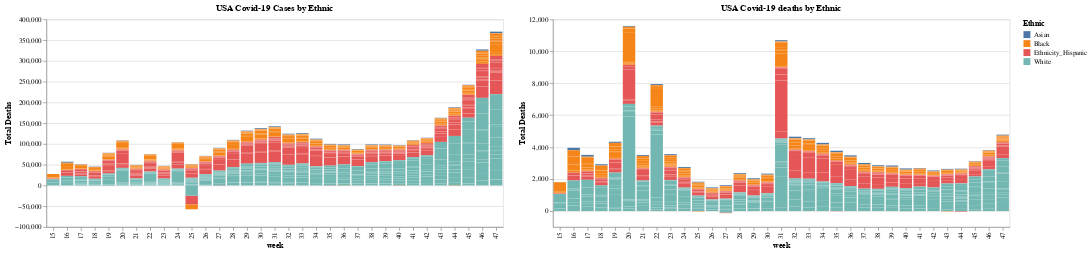

Write notebook code for a chart like this one.
### Code cell
brush=alt.selection(type='interval')



bar3 = alt.Chart(all_state,title="USA Covid-19 Cases by Ethnic").mark_bar().encode(
    x='week:N',
    y=alt.Y('week_cases:Q', title="Total Deaths"),
    color='Ethnic:N',
    tooltip=['State:N',
             alt.Tooltip('week_deaths:Q')]
).add_selection(brush)

bar4 = alt.Chart(all_state,title="USA Covid-19 deaths by Ethnic").mark_bar().encode(
    x='week:N',
    y=alt.Y('week_deaths:Q', title="Total Deaths"),
    color='Ethnic:N',
    tooltip=['State:N',
             alt.Tooltip('week_cases:Q')]
).transform_filter(brush)

combined =bar3 |bar4
combined
combined.save('USA_Covid_Race_Ethnic_weekly.html')
from google.colab import files
files.download('USA_Covid_Race_Ethnic_weekly.html')
combined

### Figure 1 — Vega-Lite specification as saved in the notebook (floating-point values rounded to 4 significant figures; data arrays with more than 128 entries replaced by an {"elided": "..."} marker saying what was removed)
{"config": {"view": {"continuousWidth": 400, "continuousHeight": 300}}, "hconcat": [{"mark": "bar", "encoding": {"color": {"type": "nominal", "field": "Ethnic"}, "tooltip": [{"type": "nominal", "field": "State"}, {"type": "quantitative", "field": "week_deaths"}], "x": {"type": "nominal", "field": "week"}, "y": {"type": "quantitative", "field": "week_cases", "title": "Total Deaths"}}, "selection": {"selector008": {"type": "interval"}}, "title": "USA Covid-19 Cases by Ethnic"}, {"mark": "bar", "encoding": {"color": {"type": "nominal", "field": "Ethnic"}, "tooltip": [{"type": "nominal", "field": "State"}, {"type": "quantitative", "field": "week_cases"}], "x": {"type": "nominal", "field": "week"}, "y": {"type": "quantitative", "field": "week_deaths", "title": "Total Deaths"}}, "title": "USA Covid-19 deaths by Ethnic", "transform": [{"filter": {"selection": "selector008"}}]}], "data": {"name": "data-d069d742d4f7694a5d5ed1dc965f9557"}, "$schema": "https://vega.github.io/schema/vega-lite/v4.8.1.json", "datasets": {"data-d069d742d4f7694a5d5ed1dc965f9557": {"elided": "1238 records"}}}
